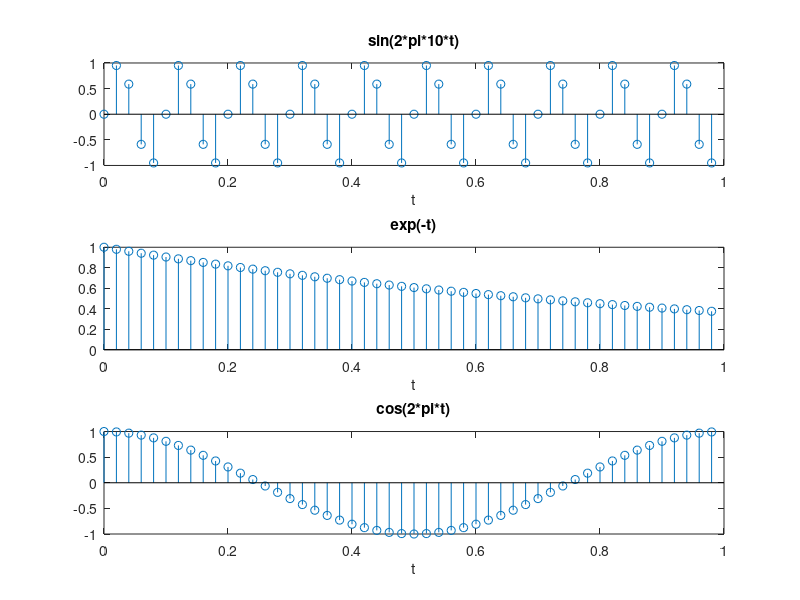
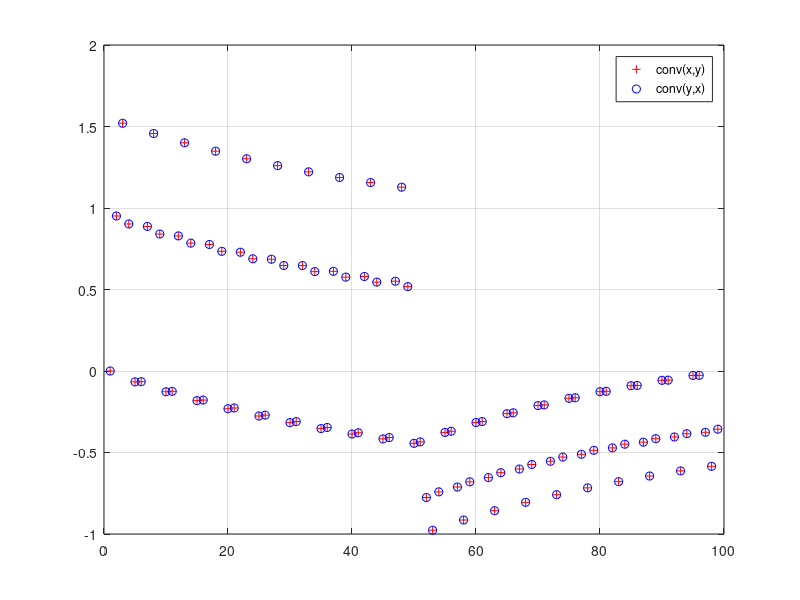
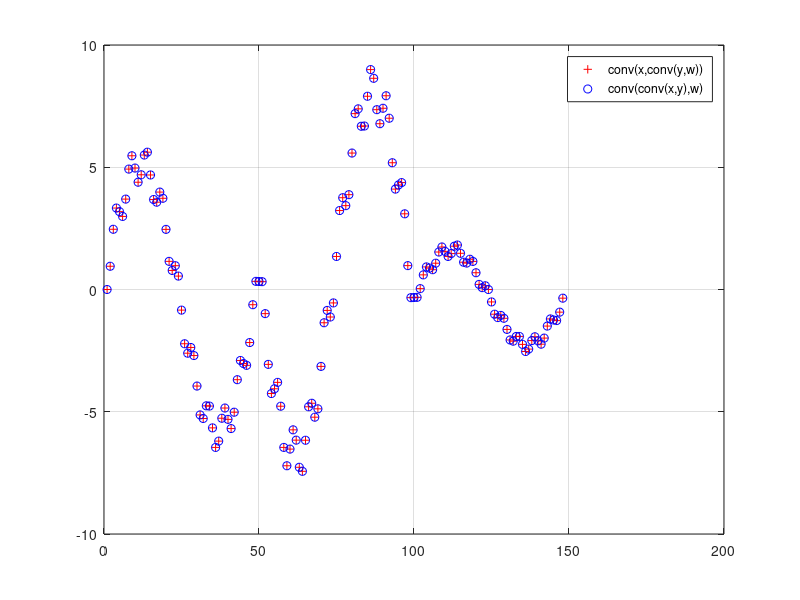
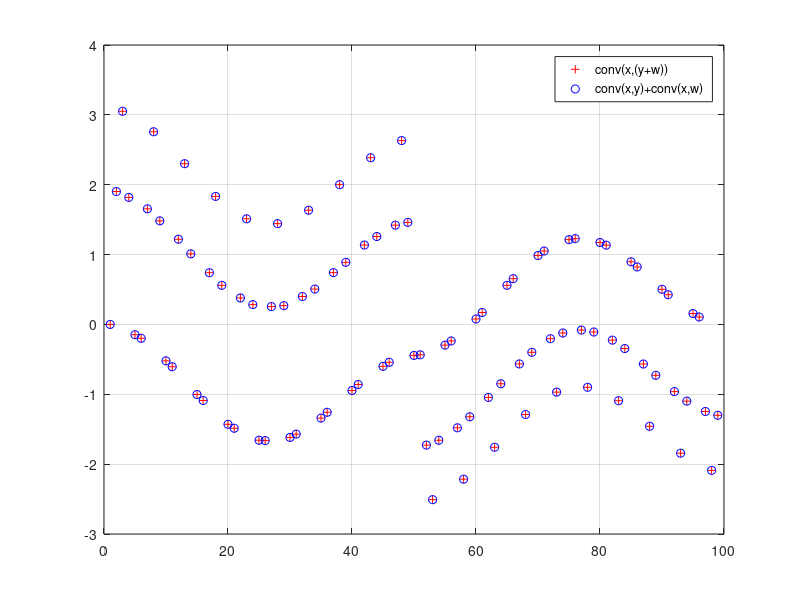

The MATLAB source for these figures, in order:
%% Guia 1 - Ejercicio de laboratorio 7
%
%% Enunciado y resultados
% Defina tres señales cualquiera y muestre numéricamente las propiedades
% conmutativa, asociativa y distributiva de la convolución.

clear all;
close all;

fm = 50;
t = 0:1/fm:1-1/fm;

x = sin(2*pi*10*t);
y = exp(-t);
w = cos(2*pi*t);

figure(1);
subplot(3,1,1),stem(t,x); title('sin(2*pi*10*t)'); xlabel('t');
subplot(3,1,2),stem(t,y); title('exp(-t)'); xlabel('t');
subplot(3,1,3),stem(t,w); title('cos(2*pi*t)'); xlabel('t');

%hFig = figure(2);
%set(hFig, 'Position', [0 0 740 580])
%% Inciso 1: Conmutativa
figure(2)
plot(conv(x,y),'r+'); hold on;
plot(conv(y,x),'bo'); hold off;
legend('conv(x,y)','conv(y,x)');
grid on;

%% Inciso 2: Asociativa
figure(3)
plot(conv(x,conv(y,w)),'r+'); hold on;
plot(conv(conv(x,y),w),'bo'); hold off;
legend('conv(x,conv(y,w))','conv(conv(x,y),w)');
grid on;


%% Inciso 3: Distributiva
figure(4)
plot(conv(x,(y+w)),'r+'); hold on;
plot(conv(x,y)+conv(x,w),'bo'); hold off;
legend('conv(x,(y+w))','conv(x,y)+conv(x,w)');
grid on;

%% Conclusiones
% Como puede verse a partir de las figuras, la convolución cumple con las
% propiedades conmutativa, asociativa y distributiva.